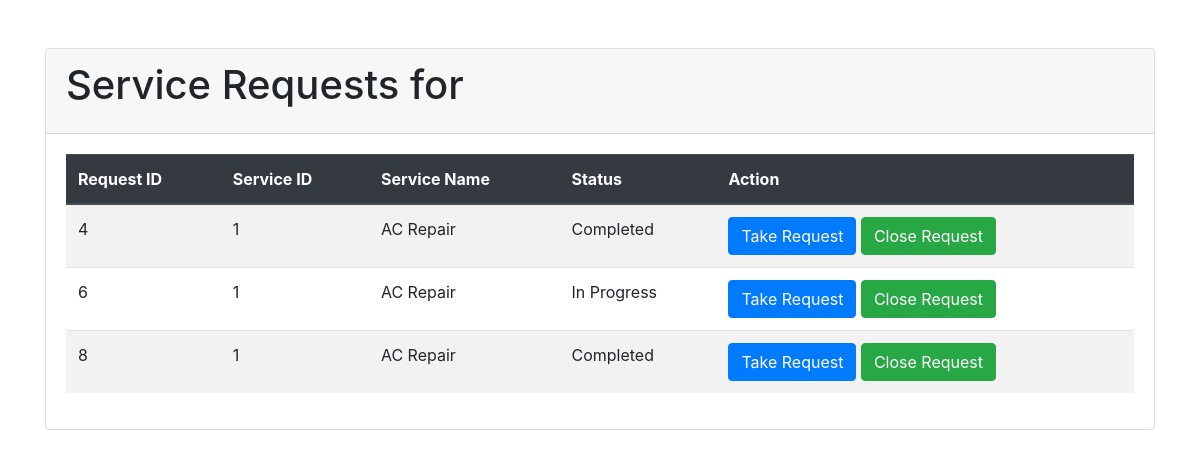
The page /view_request_pro/AC Repair/1 on the database as committed earlier.
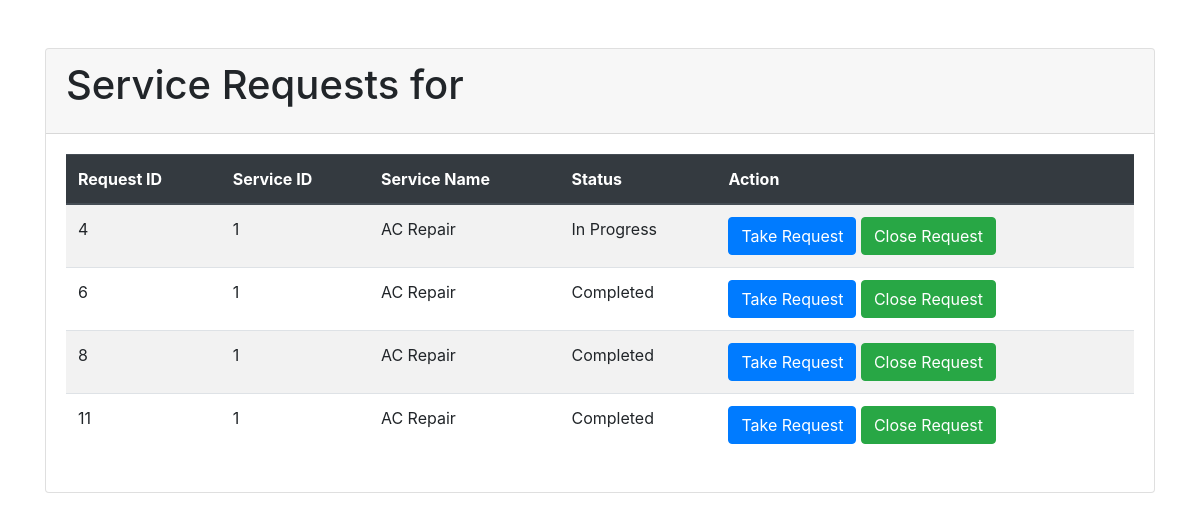
The same page on the database as committed later.
### tables this page shows
CREATE TABLE service_requests (
    id INTEGER PRIMARY KEY AUTOINCREMENT,
    service_id INTEGER,
    customer_id INTEGER,
    professional_id INTEGER,
    date_of_request DATETIME DEFAULT CURRENT_TIMESTAMP,
    date_of_completion DATETIME,
    service_status TEXT DEFAULT 'requested',
    remarks TEXT, `service_rating` INTEGER DEFAULT 0,
    FOREIGN KEY (service_id) REFERENCES services (id),
    FOREIGN KEY (customer_id) REFERENCES customers (id),
    FOREIGN KEY (professional_id) REFERENCES professionals (id)
);

CREATE TABLE services (
    id INTEGER PRIMARY KEY AUTOINCREMENT,
    name TEXT NOT NULL,
    price REAL NOT NULL,
    time_required TEXT,
    description TEXT
);

### app.py (the view)
@app.route('/view_request_pro/<string:service_type>/<int:pro_id>')
def view_request_pro(service_type, pro_id):
    conn = get_db_connection()
    cursor = conn.cursor()
    cursor.execute('''
        SELECT sr.id, sr.service_id, s.name as service_name, sr.service_status
        FROM service_requests sr
        JOIN services s ON sr.service_id = s.id
        WHERE s.name = ?
    ''', (service_type,))
    requests = cursor.fetchall()
    conn.close()
    return render_template('professional/view_request_pro.html', requests=requests, pro_id=pro_id)

### app.py (called while the page is built)
def get_db_connection():
    conn = sqlite3.connect('your_database.db')
    conn.row_factory = sqlite3.Row
    return conn

### templates/professional/view_request_pro.html (shortened to what this page needs)
<!DOCTYPE html>
<html lang="en">
<head>
    <link href="{{ url_for('static', filename='bootstrap/css/bootstrap.min.css') }}" rel="stylesheet">
</head>
<body>
    <div class="container mt-5">
        <div class="card">
            <div class="card-header">
                <h1 class="card-title">Service Requests for {{ service_type }}</h1>
            </div>
            <div class="card-body">
                {% if requests %}
                    <table class="table table-striped">
                        <thead class="thead-dark">
                            <tr>
                                <th scope="col">Request ID</th>
                                <th scope="col">Service ID</th>
                                <th scope="col">Service Name</th>
                                <th scope="col">Status</th>
                                <th scope="col">Action</th>
                            </tr>
                        </thead>
                        <tbody>
                            {% for request in requests %}
                            <tr>
                                <td>{{ request.id }}</td>
                                <td>{{ request.service_id }}</td>
                                <td>{{ request.service_name }}</td>
                                <td>{{ request.service_status }}</td>
                                <td>
                                    <form action="{{ url_for('take_request', request_id=request.id, pro_id=pro_id) }}" method="POST" class="d-inline">
                                        <button type="submit" class="btn btn-primary">Take Request</button>
                                    </form>
                                    <form action="{{ url_for('complete_request', request_id=request.id, pro_id=pro_id) }}" method="POST" class="d-inline">
                                        <button type="submit" class="btn btn-success">Close Request</button>
                                    </form>
                                </td>
                            </tr>
                            {% endfor %}
                        </tbody>
                    </table>
                {% else %}
                    <p class="alert alert-info">No service requests found for this service type.</p>
                {% endif %}
            </div>
        </div>
    </div>
</body>
</html>

Rows that differ between the two databases and show on the page:
changed service_requests id 4: service_status "Completed" → "In Progress"
changed service_requests id 6: service_status "In Progress" → "Completed"
added service_requests: id "11", service_id "1", service_name "AC Repair", service_status "Completed"
